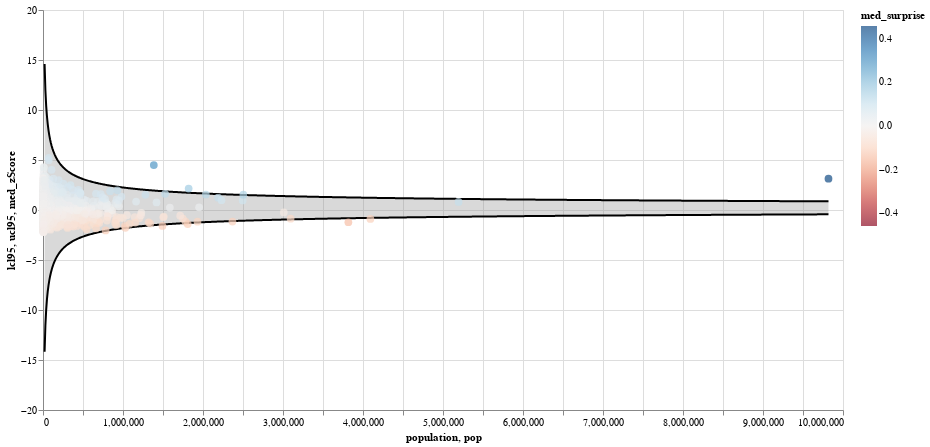

This figure's notebook cell:
### Code cell
surprise.funnel_plot('med')

### Figure 1 — Vega-Lite specification as saved in the notebook (floating-point values rounded to 4 significant figures; data arrays with more than 128 entries replaced by an {"elided": "..."} marker saying what was removed)
{"config": {"view": {"continuousWidth": 300, "continuousHeight": 300}}, "layer": [{"mark": {"type": "area", "color": "gray", "opacity": 0.3}, "encoding": {"x": {"field": "population", "type": "quantitative"}, "y": {"field": "lcl95", "type": "quantitative"}, "y2": {"field": "ucl95"}}}, {"mark": {"type": "line", "color": "black"}, "encoding": {"x": {"field": "population", "type": "quantitative"}, "y": {"field": "lcl95", "type": "quantitative"}}}, {"mark": {"type": "line", "color": "black"}, "encoding": {"x": {"field": "population", "type": "quantitative"}, "y": {"field": "ucl95", "type": "quantitative"}}}, {"data": {"name": "data-28a9a2d41e679eef11e9514f33dbf3f9"}, "mark": {"type": "circle", "size": 60}, "encoding": {"color": {"field": "med_surprise", "scale": {"domain": [-0.4595, 0.4595], "domainMid": 0, "scheme": "redblue"}, "type": "quantitative"}, "tooltip": [{"field": "name", "type": "nominal"}, {"field": "state", "type": "nominal"}, {"field": "med_surprise", "type": "quantitative"}, {"field": "med_rate", "type": "quantitative"}, {"field": "pop", "type": "quantitative"}], "x": {"field": "pop", "type": "quantitative"}, "y": {"field": "med_zScore", "type": "quantitative"}}}], "data": {"name": "data-c8353c5ac06366e72e1df0b49ad65ae8"}, "height": 400, "width": 800, "$schema": "https://vega.github.io/schema/vega-lite/v5.20.1.json", "datasets": {"data-c8353c5ac06366e72e1df0b49ad65ae8": {"elided": "1000 records"}, "data-28a9a2d41e679eef11e9514f33dbf3f9": {"elided": "3152 records"}}}
